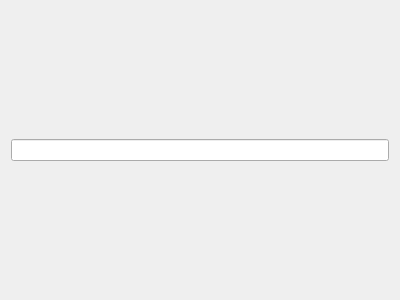
<?xml version="1.0" encoding="UTF-8"?>
<ui version="4.0">
 <class>SolarusEditor::NewQuestDialogTitlePage</class>
 <widget class="QWizardPage" name="SolarusEditor::NewQuestDialogTitlePage">
  <property name="geometry">
   <rect>
    <x>0</x>
    <y>0</y>
    <width>400</width>
    <height>300</height>
   </rect>
  </property>
  <property name="windowTitle">
   <string>WizardPage</string>
  </property>
  <property name="title">
   <string>Quest Title</string>
  </property>
  <property name="subTitle">
   <string>Enter the title of the new quest.</string>
  </property>
  <layout class="QVBoxLayout" name="verticalLayout">
   <item>
    <widget class="QLineEdit" name="quest_title_edit"/>
   </item>
  </layout>
 </widget>
 <resources/>
 <connections/>
</ui>
